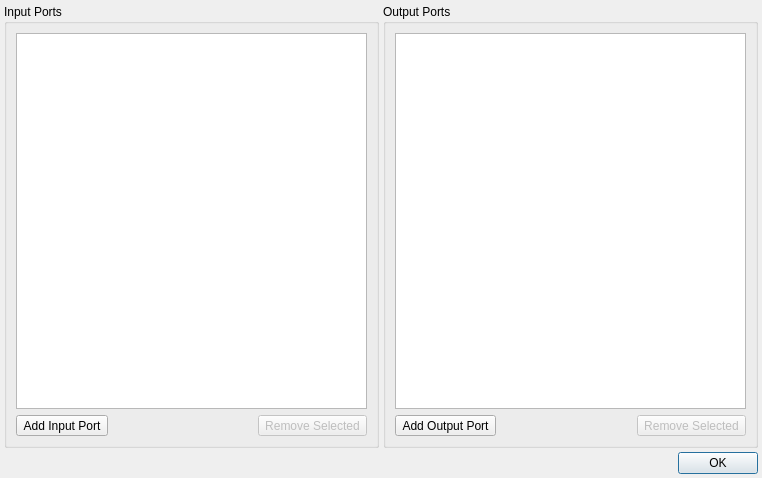
<?xml version="1.0" encoding="UTF-8"?>
<ui version="4.0">
 <class>PortEditorDialog</class>
 <widget class="QDialog" name="PortEditorDialog">
  <property name="geometry">
   <rect>
    <x>0</x>
    <y>0</y>
    <width>762</width>
    <height>478</height>
   </rect>
  </property>
  <property name="windowTitle">
   <string>Dialog</string>
  </property>
  <layout class="QVBoxLayout" name="verticalLayout">
   <property name="spacing">
    <number>4</number>
   </property>
   <property name="leftMargin">
    <number>4</number>
   </property>
   <property name="topMargin">
    <number>4</number>
   </property>
   <property name="rightMargin">
    <number>4</number>
   </property>
   <property name="bottomMargin">
    <number>4</number>
   </property>
   <item>
    <widget class="QWidget" name="widget" native="true">
     <layout class="QHBoxLayout" name="horizontalLayout">
      <property name="spacing">
       <number>4</number>
      </property>
      <property name="leftMargin">
       <number>0</number>
      </property>
      <property name="topMargin">
       <number>0</number>
      </property>
      <property name="rightMargin">
       <number>0</number>
      </property>
      <property name="bottomMargin">
       <number>0</number>
      </property>
      <item>
       <widget class="QGroupBox" name="groupBox">
        <property name="title">
         <string>Input Ports</string>
        </property>
        <layout class="QVBoxLayout" name="verticalLayout_2">
         <item>
          <widget class="QListWidget" name="lwInputPorts"/>
         </item>
         <item>
          <widget class="QWidget" name="widget_2" native="true">
           <layout class="QHBoxLayout" name="horizontalLayout_2">
            <property name="spacing">
             <number>4</number>
            </property>
            <property name="leftMargin">
             <number>0</number>
            </property>
            <property name="topMargin">
             <number>0</number>
            </property>
            <property name="rightMargin">
             <number>0</number>
            </property>
            <property name="bottomMargin">
             <number>0</number>
            </property>
            <item>
             <widget class="QToolButton" name="tbAddInputPort">
              <property name="text">
               <string>Add Input Port</string>
              </property>
              <property name="icon">
               <iconset theme="list-add">
                <normaloff>.</normaloff>.</iconset>
              </property>
              <property name="toolButtonStyle">
               <enum>Qt::ToolButtonTextBesideIcon</enum>
              </property>
             </widget>
            </item>
            <item>
             <spacer name="horizontalSpacer">
              <property name="orientation">
               <enum>Qt::Horizontal</enum>
              </property>
              <property name="sizeHint" stdset="0">
               <size>
                <width>40</width>
                <height>20</height>
               </size>
              </property>
             </spacer>
            </item>
            <item>
             <widget class="QToolButton" name="tbRemoveInputPort">
              <property name="enabled">
               <bool>false</bool>
              </property>
              <property name="text">
               <string>Remove Selected</string>
              </property>
              <property name="icon">
               <iconset theme="list-remove">
                <normaloff>.</normaloff>.</iconset>
              </property>
              <property name="toolButtonStyle">
               <enum>Qt::ToolButtonTextBesideIcon</enum>
              </property>
             </widget>
            </item>
           </layout>
          </widget>
         </item>
        </layout>
       </widget>
      </item>
      <item>
       <widget class="QGroupBox" name="groupBox_2">
        <property name="title">
         <string>Output Ports</string>
        </property>
        <layout class="QVBoxLayout" name="verticalLayout_3">
         <item>
          <widget class="QListWidget" name="lwOutputPorts"/>
         </item>
         <item>
          <widget class="QWidget" name="widget_3" native="true">
           <layout class="QHBoxLayout" name="horizontalLayout_3">
            <property name="spacing">
             <number>4</number>
            </property>
            <property name="leftMargin">
             <number>0</number>
            </property>
            <property name="topMargin">
             <number>0</number>
            </property>
            <property name="rightMargin">
             <number>0</number>
            </property>
            <property name="bottomMargin">
             <number>0</number>
            </property>
            <item>
             <widget class="QToolButton" name="tbAddOutputPort">
              <property name="text">
               <string>Add Output Port</string>
              </property>
              <property name="icon">
               <iconset theme="list-add">
                <normaloff>.</normaloff>.</iconset>
              </property>
              <property name="toolButtonStyle">
               <enum>Qt::ToolButtonTextBesideIcon</enum>
              </property>
             </widget>
            </item>
            <item>
             <spacer name="horizontalSpacer_2">
              <property name="orientation">
               <enum>Qt::Horizontal</enum>
              </property>
              <property name="sizeHint" stdset="0">
               <size>
                <width>40</width>
                <height>20</height>
               </size>
              </property>
             </spacer>
            </item>
            <item>
             <widget class="QToolButton" name="tbRemoveOutputPort">
              <property name="enabled">
               <bool>false</bool>
              </property>
              <property name="text">
               <string>Remove Selected</string>
              </property>
              <property name="icon">
               <iconset theme="list-remove">
                <normaloff>.</normaloff>.</iconset>
              </property>
              <property name="toolButtonStyle">
               <enum>Qt::ToolButtonTextBesideIcon</enum>
              </property>
             </widget>
            </item>
           </layout>
          </widget>
         </item>
        </layout>
       </widget>
      </item>
     </layout>
    </widget>
   </item>
   <item>
    <widget class="QDialogButtonBox" name="buttonBox">
     <property name="orientation">
      <enum>Qt::Horizontal</enum>
     </property>
     <property name="standardButtons">
      <set>QDialogButtonBox::Ok</set>
     </property>
    </widget>
   </item>
  </layout>
 </widget>
 <resources/>
 <connections>
  <connection>
   <sender>buttonBox</sender>
   <signal>accepted()</signal>
   <receiver>PortEditorDialog</receiver>
   <slot>accept()</slot>
   <hints>
    <hint type="sourcelabel">
     <x>248</x>
     <y>254</y>
    </hint>
    <hint type="destinationlabel">
     <x>157</x>
     <y>274</y>
    </hint>
   </hints>
  </connection>
  <connection>
   <sender>buttonBox</sender>
   <signal>rejected()</signal>
   <receiver>PortEditorDialog</receiver>
   <slot>reject()</slot>
   <hints>
    <hint type="sourcelabel">
     <x>316</x>
     <y>260</y>
    </hint>
    <hint type="destinationlabel">
     <x>286</x>
     <y>274</y>
    </hint>
   </hints>
  </connection>
 </connections>
</ui>
